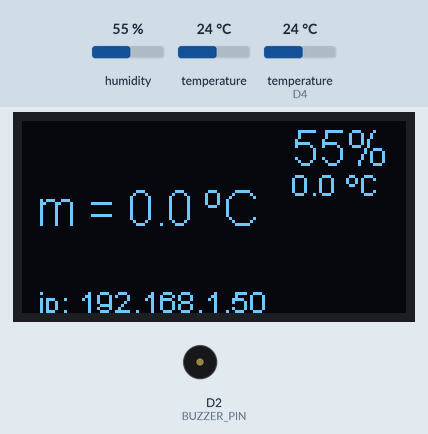
Recording of a program running on a simulated ESP8266 (Wemos D1 mini). Parts: 128×64 one-colour display, buzzer (waves = sounding). The test bench sets the inputs (shaded band); at power-on: humidity 55 %, temperature 24 °C, temperature (sensor on D4) 24 °C. WiFi joins after 1.5 s; servers stay silent unless stated; storage starts empty; no MQTT or app messages arrive unless stated; what the program prints to the serial monitor is not drawn.

Above: at 4.1 s.
4.2 s: humidity set to 22 %
At 5.13 s:
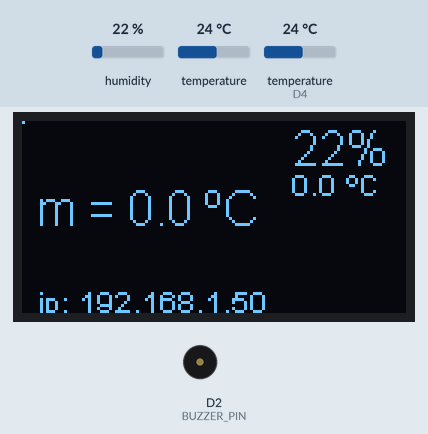
6.5 s: humidity set to 40 %
At 7.34 s:
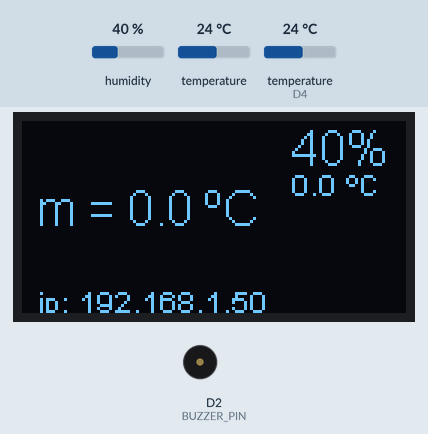
11.6 s: humidity set to 68 %
At 12.52 s:
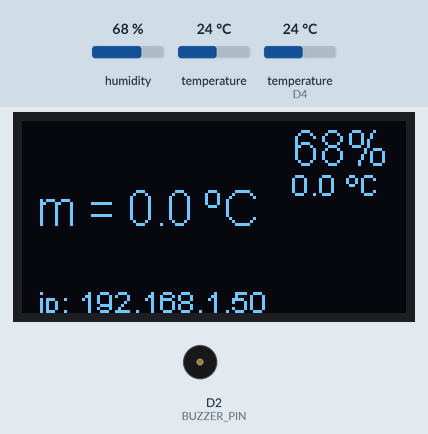
Timing chart, 0 to 14.6 s (numbered marks = the images above; inputs shaded):
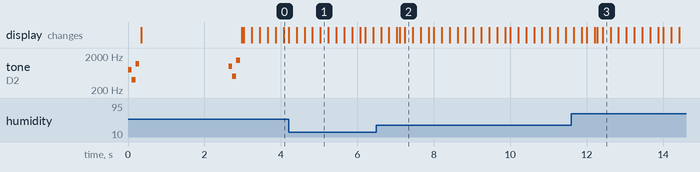

The program:

main.cpp
```cpp
#include "App.h"


// Application object
App application = App();


void myTone(int freq, int duration)
{
    tone(BUZZER_PIN, freq, duration);
    delay(duration);
}


void setup() {

    // Play first start melody
    myTone(800, 100);
    myTone(400, 100);
    myTone(1200, 100);

    // Init the application
    application.init();

    // Play second start melody
    myTone(1000, 100);
    myTone(500, 100);
    myTone(1500, 100);

    Serial.println("*** end setup ***");
}


void loop()
{
    // Main application loop
    application.loop();
}
```

App.cpp
```cpp
#include "App.h"

App* App::instance = NULL;


App::App()
{
    rtttl           = new DubRtttl(BUZZER_PIN);
    wifiManager     = new WiFiManager();
    server          = new ESP8266WebServer(80);
    tempService     = new TemperatureService();
    humService      = new HumidityService();
    dispService     = new DisplayService();
    mqttService     = new MQTTService();
    wsService       = new WebSocketService();
    routes          = new Routes(wifiManager, server, rtttl);
    changesDetector = new ChangesDetector<5>();

    App::instance = this;
}


void App::init()
{
    // Setup Serial port speed
    Serial.begin(115200);

    // Setup FileSystem
    SPIFFS.begin();

    // Setup Display Serivce
    dispService->init(tempService, humService);


    wifi_set_sleep_type(NONE_SLEEP_T); // prevent wifi sleep (stronger connection)

    String deviceName = "espDevBrd";

    // On Access Point started (not called if wifi is configured)
    this->wifiManager->setAPCallback([](WiFiManager* mgr){
        DisplayService::instance->display->clear();
        DisplayService::instance->display->setFont(ArialMT_Plain_10);
        DisplayService::instance->display->setTextAlignment(TEXT_ALIGN_LEFT);
        int top = 20;
        DisplayService::instance->display->drawString(0, top + 0, String("Please connect to Wi-Fi"));
        DisplayService::instance->display->drawString(0, top + 10, String("Network: ") + mgr->getConfigPortalSSID());
        DisplayService::instance->display->drawString(0, top + 20, String("Password: 12341234"));
        DisplayService::instance->display->drawString(0, top + 30, String("Then go to ip: 10.0.1.1"));
        DisplayService::instance->display->display();
    });

    this->wifiManager->setAPStaticIPConfig(IPAddress(10,0,1,1), IPAddress(10,0,1,1), IPAddress(255,255,255,0));
    this->wifiManager->setConfigPortalTimeout(60);
    this->wifiManager->autoConnect(deviceName.c_str(), "12341234"); // IMPORTANT! Blocks execution. Waits until connected

    // Restart if not connected
    if (WiFi.status() != WL_CONNECTED)
    {
        ESP.restart();
    }

    WiFi.hostname(deviceName);


    Serial.print("\nConnected to ");
    Serial.println(WiFi.SSID());
    Serial.print("IP address: ");
    Serial.println(WiFi.localIP());


    // Setup Temperature Service
    tempService->init(ONE_WIRE_BUS, rtttl);

    // Setup Humidity Service
    humService->init(D4);


    // Setup MQTT Service
    mqttService->init();

    // Setup WebSockets Service
    wsService->init();

    // Setup web routes
    routes->init();


    changesDetector->setGetValuesCallback([](float* buf){
        buf[0] = TemperatureService::instance->getTemperatureByAddress(TemperatureService::ADDRESS_MAIN);
        buf[1] = TemperatureService::instance->getTemperatureByAddress(TemperatureService::ADDRESS_SCND);
        buf[2] = TemperatureService::instance->getTemperatureByAddress(TemperatureService::ADDRESS_PROBE);
        //buf[2] = TemperatureService::instance->getTemperature(2);
        //buf[3] = HumidityService::instance->getHumidity();
    });

    changesDetector->setChangesDetectedCallback([](){
        MQTTService::instance->publishState();
    });


    // Setup MQTT subscription for the 'set' topic.
    mqttService->mqtt->subscribe(mqttService->mqtt_subscribe);

    mqttService->mqtt_subscribe->setCallback([](char *str, uint16_t len){
        Serial.print(String("Got mqtt message len="));
        Serial.println(len);
        char buf [len + 1];
        buf[len] = 0;
        strncpy(buf, str, len);

        Serial.println(String("Got mqtt message: ") + buf);

        DynamicJsonDocument doc(1024);
        deserializeJson(doc, buf);

        if(doc.containsKey("melody")){
            const char* melody = doc["melody"];

            // Print values.
            Serial.print("Playing melody: ");
            Serial.println(melody);

            App::instance->rtttl->play(melody);
        }

    });


    // TEST EVENTS (remove then)
    EventService es;

    int aaa = 1;
    es.subscribe("E1", [aaa](const char * event){

    });
}

void App::loop()
{
    server->handleClient();
    tempService->loop();
    humService->loop();
    dispService->loop();
    mqttService->loop();
    wsService->loop();
    rtttl->updateMelody();
    changesDetector->loop();
}
```

App.h
```cpp
#pragma once

#include <Arduino.h>
#include <FS.h>
#include <ESP8266WebServer.h>
#include <WiFiManager.h>
#include <ArduinoJson.h>
#include "DubRtttl.h"
#include "Routes.h"
#include "EventService.h"
#include "TemperatureService.h"
#include "HumidityService.h"
#include "DisplayService.h"
#include "MQTTService.h"
#include "WebSocketService.h"
#include "Queue.h"
#include "ChangesDetector.h"

#define ONE_WIRE_BUS        D3                              // Pin to which is attached a temperature sensors DS18B20
#define BUZZER_PIN          D2                              // Pin connected to a speaker
#define DISPLAY_SDA_PIN     D6                              // Display SDA pin
#define DISPLAY_SCL_PIN     D7                              // Display SCL pin


class App{

    public:
        // static instance
        static App* instance;

        WiFiManager*        wifiManager;
        ESP8266WebServer*   server;
        Routes*             routes;

        TemperatureService* tempService;
        HumidityService*    humService;
        DisplayService*     dispService;
        MQTTService*        mqttService;
        WebSocketService*   wsService;
        DubRtttl*           rtttl;
        ChangesDetector<5>* changesDetector;


    public:
        App();
        void init();
        void loop();
};
```

ChangesDetector.h
```cpp
#pragma once


typedef void (*ChangesDetectedCallbackType)(void);
typedef void (*GetValuesCallbackType)(float *);

template <int SZ>
class ChangesDetector {
    const float THRESHOLD = 0.5;

    private:
        float                           values [SZ]                 = {0};    // Remembered values
        ChangesDetectedCallbackType     changesDetectedCallback     = [](){};
        GetValuesCallbackType           getValuesCallback           = [](float *){};


    public:
        ChangesDetector();
        void    loop();
        void    setChangesDetectedCallback(void callback(void));
        void    setGetValuesCallback(void callback(float[]));
        void    remember();

};


template <int SZ>
ChangesDetector<SZ>::ChangesDetector()
{
}


template <int SZ>
void ChangesDetector<SZ>::setChangesDetectedCallback(void callback(void))
{
    this->changesDetectedCallback = callback;
}

template <int SZ>
void ChangesDetector<SZ>::setGetValuesCallback(void callback(float *))
{
    this->getValuesCallback = callback;
}


template <int SZ>
void ChangesDetector<SZ>::loop()
{
    float buf[SZ] = {0};

    this->getValuesCallback(buf);

    bool detected = false;

    // check each value if changed enough
    for(int i = 0; i < SZ; i++){
        if(std::abs(buf[i] - this->values[i]) >= THRESHOLD){
            Serial.println(String(buf[i]) + String(" - ") + String(this->values[i]) + String(" = ") + String(buf[i] - this->values[i]) );
            detected = true;
        }
    }

    if(detected){
        this->changesDetectedCallback();
        this->remember();
    }
}

template <int SZ>
void ChangesDetector<SZ>::remember()
{
    float buf[SZ] = {0};
    this->getValuesCallback(buf);

    for(int i = 0; i < SZ; i++){
        this->values[i] = buf[i];
    }

}
```

DisplayService.cpp
```cpp
#include "DisplayService.h"


DisplayService* DisplayService::instance = NULL;

DisplayService::DisplayService()
{
    instance = this;
}

void DisplayService::init(TemperatureService* ts, HumidityService* hs)
{
    tempService = ts;
    humService  = hs;
    display     = new SSD1306(0x3c, DISPLAY_SDA_PIN, DISPLAY_SCL_PIN, GEOMETRY_128_64);

    // Setup display
    display->init();
    display->flipScreenVertically();
    display->clear();
    display->setFont(ArialMT_Plain_16);


    // Welcome screen
    display->drawString(20,20, "Hello Oleg!");
    display->setFont(ArialMT_Plain_10);
    display->drawString(20,50, "connecting to wifi..");
    display->display();

}

void DisplayService::loop()
{
    long now = millis();
    if ( now - lastUpdateTime > interval ) {
        char tempStr[8];
        char temp2Str[8];
        char humStr[8];
        int yOffset = 0;//10 - ((millis() / 100) % 10);

        if(this->tempService->getDeviceIndex(TemperatureService::ADDRESS_PROBE) == -1)
        {
            // probe not connected, use "main"
            sprintf(tempStr, "m = %.1f", this->tempService->getTemperatureByAddress(TemperatureService::ADDRESS_MAIN));
        }
        else
        {
            sprintf(tempStr, "p = %.1f", this->tempService->getTemperatureByAddress(TemperatureService::ADDRESS_PROBE));
        }

        sprintf(temp2Str, "%.1f", this->tempService->getTemperatureByAddress(TemperatureService::ADDRESS_SCND));
        sprintf(humStr, "%.0f", this->humService->getHumidity());

        this->display->clear(); // clearing the display

        this->display->setFont(ArialMT_Plain_16);
        // first line (yellow)
        this->display->drawString(90, 0, String("") + humStr + "%");
        // second line
        this->display->drawString(5, yOffset + 20, tempStr + String(" ºC"));

        this->display->setFont(ArialMT_Plain_10);
        this->display->drawString(90, yOffset + 15, String("") + temp2Str + " ºC");
        this->display->drawString(5, yOffset + 54, String("ip: ") + WiFi.localIP().toString());

        // blinking pixel
        if (millis() / 200 % 2)
            this->display->setPixel(0, 0);

        this->display->display();
        lastUpdateTime = millis();
    }
}
```

DisplayService.h
```cpp
#pragma once

#include <SSD1306.h>

#include "TemperatureService.h"
#include "HumidityService.h"


#define DISPLAY_SDA_PIN     D6                              // Display SDA pin
#define DISPLAY_SCL_PIN     D7                              // Display SCL pin


class DisplayService {
    public:

        // static instance
        static DisplayService* instance;

        // Update interval
        int                 interval            = 50;     // redraw interval (milliseconds)
        long                lastUpdateTime      = 0;

        // Display driver object
        SSD1306*            display;

        TemperatureService* tempService;
        HumidityService*    humService;


    public:
        DisplayService();
        void    init(TemperatureService* ts, HumidityService* hs);
        void    loop();
};
```

EventService.cpp
```cpp
#include "EventService.h"

void EventService::subscribe(const char * event, std::function<void(const char *)> callback){

}
```

EventService.h
```cpp
#include <Arduino.h>

class EventService{
    public:
        void subscribe(const char * event, std::function<void(const char *)> callback);
};
```

HumidityService.cpp
```cpp
#include "HumidityService.h"
#include "utils.h"

HumidityService* HumidityService::instance = NULL;

HumidityService::HumidityService()
{
    instance = this;
}

void HumidityService::init(int _pin)
{
    pin     = _pin;

    // Setup DHT-11 humidity sensor
    dht = new DHTesp();
    dht->setup(pin, DHTesp::DHT11); // Connect DHT sensor to given PIN

}

void HumidityService::loop()
{
    long now = millis();

    if ( now - lastUpdateTime > interval ) { // Take a measurement every interval
        // Read data
        float h = dht->getHumidity();
        if(dht->getStatus() != 0){
            return;
        }
        humidity = h;
        float temperature = dht->getTemperature();
        float heatIndex = dht->computeHeatIndex(temperature, humidity, false);

        char jsonStr[200];
        sprintf(jsonStr, "{\"hum\":%.0f, \"dht_temp\":%.1f, \"heat_index\":%.1f}", humidity, temperature, heatIndex);
        WebSocketService::instance->webSocket->broadcastTXT(jsonStr);


        //Remember the last time measurement
        lastUpdateTime = millis();
    }
}


float HumidityService::getHumidity()
{
    return humidity;
}
```

HumidityService.h
```cpp
#pragma once

#include <DHTesp.h>
#include "WebSocketService.h"


class HumidityService {
    public:
        // static instance
        static HumidityService* instance;

        // One wire pin, connected to the sensors
        int                 pin;

        // Interval in milliseconds of the data reading
        int                 interval            = 1000;     // 10 seconds by default
        long                lastUpdateTime      = 0;

        float               humidity;
        DHTesp*             dht;


    public:
        HumidityService();
        void    init(int _pin);
        void    loop();
        float   getHumidity();
};
```

MQTTService.cpp
```cpp
#include "MQTTService.h"

MQTTService* MQTTService::instance = NULL;


MQTTService::MQTTService()
{
    instance = this;
}

void MQTTService::init()
{
    // Create an ESP8266 WiFiClient class to connect to the MQTT server.
    WiFiClient* client = new WiFiClient();

    // Setup the MQTT client class by passing in the WiFi client and MQTT server and login details.
    mqtt            = new Adafruit_MQTT_Client(client, MQTT_HOST, MQTT_PORT, MQTT_USER, MQTT_PASS);
    mqtt_publish    = new Adafruit_MQTT_Publish(mqtt, "wifi2mqtt/esp8266_board_1");

    mqtt_subscribe  = new Adafruit_MQTT_Subscribe (mqtt, "wifi2mqtt/esp8266_board_1/set");


}

/**
 * Conect to MQTT broker. Do nothing if already connected
 */
void MQTTService::connect() {
  int8_t ret;

  // Do nothing if already connected.
  if (this->mqtt->connected()) {
    return;
  }

  Serial.print("Connecting to MQTT... ");

  uint8_t retries = 10;
  while ((ret = this->mqtt->connect()) != 0) { // connect will return 0 for connected
       Serial.println(this->mqtt->connectErrorString(ret));
       Serial.println("Retrying MQTT connection in 5 seconds...");
       this->mqtt->disconnect();
       delay(3000);  // wait 3 seconds
       retries--;
       if (retries == 0) {
         return;
       }
  }
  Serial.println("MQTT Connected!");
}

void MQTTService::publishState()
{
    const int JSON_SIZE = 300;

    DynamicJsonDocument doc(JSON_SIZE);

    doc["humidity"]  = HumidityService::instance->getHumidity();
    doc["memory"]    = system_get_free_heap_size();
    doc["uptime"]    = millis() / 1000;

    JsonObject temperatures = doc.createNestedObject("temperatures");

    temperatures["main"]    = TemperatureService::instance->getTemperatureByAddress(TemperatureService::ADDRESS_MAIN);
    temperatures["second"]  = TemperatureService::instance->getTemperatureByAddress(TemperatureService::ADDRESS_SCND);
    temperatures["probe"]  = TemperatureService::instance->getTemperatureByAddress(TemperatureService::ADDRESS_PROBE);

    char jsonStr[JSON_SIZE];
    serializeJson(doc, jsonStr, JSON_SIZE);

    // It's important to connect before publish!
    this->connect();

    if (!this->mqtt_publish->publish(jsonStr)) {
        Serial.println("MQTT publish failed!");
    } else {
        Serial.println("MQTT publish ok!");
    }

    lastUpdateTime = millis();

}


void MQTTService::loop()
{
    long now = millis();

    if(TemperatureService::instance->ready)
    {
        if ( !lastUpdateTime  || now - lastUpdateTime > interval )
        {
            this->publishState();
        }
    }

    this->mqtt->processPackets(10);
}
```

MQTTService.h
```cpp
#pragma once

#include <Adafruit_MQTT.h>
#include <Adafruit_MQTT_Client.h>
#include <WiFiClient.h>
#include <ArduinoJson.h>
#include <user_interface.h>         //for getting free memory size
#include "TemperatureService.h"
#include "HumidityService.h"


#define MQTT_HOST  "192.168.1.157"  // MQTT host (m21.cloudmqtt.com)
#define MQTT_PORT  11883            // MQTT port (18076)
#define MQTT_USER  "mfkrdxtb"       // Ingored if brocker allows guest connection
#define MQTT_PASS  "jD-qPTjdtV34"   // Ingored if brocker allows guest connection


class MQTTService {

    public:
        // static instance
        static MQTTService* instance;


        // Interval in milliseconds of the data publishing
        int                     interval            = 60*1000;     // MQTT publish interval
        long                    lastUpdateTime      = 0;

        // MQTT library objects
        Adafruit_MQTT_Client*   mqtt;
        Adafruit_MQTT_Publish*  mqtt_publish;
        Adafruit_MQTT_Subscribe*  mqtt_subscribe;

    public:
        MQTTService();
        void    init();
        void    connect();
        void    publishState();
        void    loop();
};
```

Queue.h
```cpp
template <int S>
class Queue
{
    private:
        float   values[S]   = {0};
        int     current     = 0;
        int     actualSize  = 0;    // Number of added values. Cannot be grater that S

    public:
        void    add(float value);
        float   average();
        float   min();
        float   max();
};

template <int S>
void Queue<S>::add(float value){
    this->values[this->current] = value;
    this->current ++;
    if(this->current == S)
        this->current = 0;

    this->actualSize = ::min(this->actualSize + 1, S);
}

template <int S>
float Queue<S>::average(){
    float sum = 0;
    for(int i = 0; i < this->actualSize; i++){
        sum += this->values[i];
    }

    return sum / this->actualSize;
}

template <int S>
float Queue<S>::min(){
    float res = this->values[0];
    for(float v: this->values){
        res = ::min(res, v);
    }
    return res;
}

template <int S>
float Queue<S>::max(){
    float res = this->values[0];
    for(float v: this->values){
        res = ::max(res, v);
    }
    return res;
}
```

Routes.h
```cpp
#pragma once

#include <Arduino.h>
#include <WiFiManager.h>
#include <ESP8266WebServer.h>
#include <FS.h>
#include "DubRtttl.h"
#include "utils.h"


class Routes {
    public:
        WiFiManager*        wifiManager;
        ESP8266WebServer*   server;
        DubRtttl*           rtttl;

    public:
        // Default Constructor
        Routes(WiFiManager*, ESP8266WebServer*, DubRtttl*);
        void init();

    private:
        bool handleFileRead(String path);
};
```

Source omitted: Routes.cpp (4240 bytes), TemperatureService.cpp (3247 bytes), TemperatureService.h (1572 bytes), WebSocketService.cpp (2456 bytes), WebSocketService.h (547 bytes), utils.cpp (820 bytes), utils.h (162 bytes)

Measured:
- after the input at 4.2 s, the display: first differs from a run without the input after 0.84 s (image 1)
- after the input at 6.5 s, the display: first differs from a run without the input after 0.61 s (image 2 shows a later state)
- after the input at 11.6 s, the display: first differs from a run without the input after 0.68 s (image 3 shows a later state)
